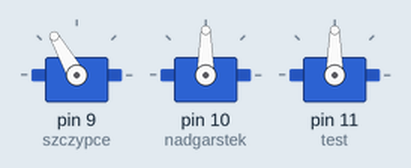
The sketch below on a simulated Arduino Uno, built with avr-gcc and run on an emulated ATmega328P. On the bench: 3 × servo.

Above: at 0.05 s.
At 2.0 s:
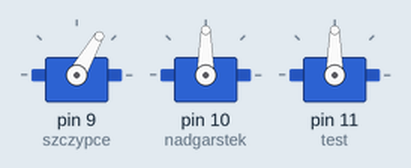
At 4.05 s:
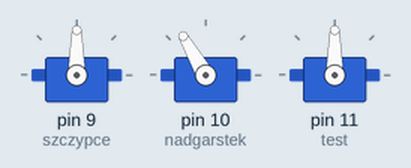
At 6.0 s:
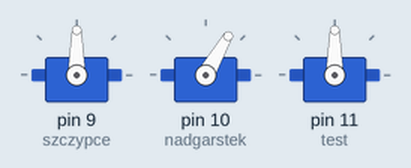
At 8.5 s:
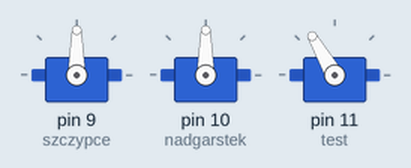
At 12.0 s:
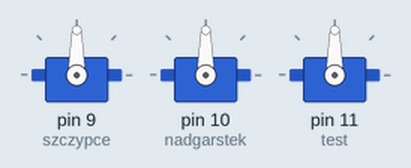
Timing chart, 0 to 15.6 s (numbered marks = the images above):
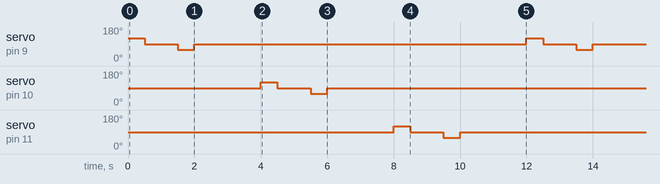

Measured:
- by itself, servo on pin 9 (szczypce): repeats every 12.0 s: 60° 0.50 s, 90° 10.0 s, 120° 0.50 s, 90° 1.0 s
- by itself, servo on pin 10 (nadgarstek), servo on pin 11 (test): repeats every 12.0 s: 90° 1.0 s, 60° 0.50 s, 90° 10.0 s, 120° 0.50 s

The sketch:

ROBOTIC.ino
```cpp
#include <Servo.h>

Servo szczypce;
Servo nadgarstek;
Servo test;

void ruchSerwa(Servo &s) {

  s.write(120);   // obrót w jedną stronę
  delay(500);

  s.write(90);    // stop
  delay(1000);

  s.write(60);    // obrót w drugą stronę
  delay(500);

  s.write(90);    // stop
  delay(2000);
}

void setup() {
  szczypce.attach(9);
  nadgarstek.attach(10);
  test.attach(11);
}

void loop() {

  ruchSerwa(szczypce);
  ruchSerwa(nadgarstek);
  ruchSerwa(test);

}
```
